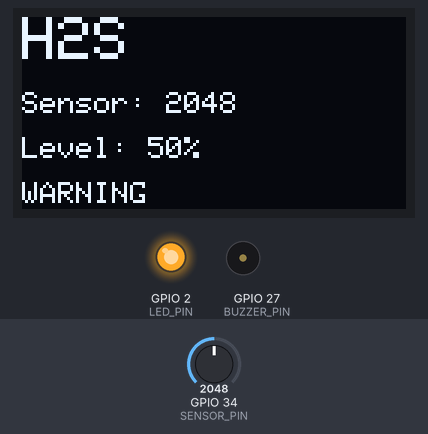
Recording of a program running on a simulated ESP32. Shown: 128×64 one-colour display, output pins drawn as LEDs (lit = HIGH), buzzer (waves = sounding, pin HIGH). The test bench sets the inputs (shaded band); at power-on: GPIO 34 (SENSOR_PIN) = 2048. What the program prints to the serial monitor is not drawn.

Above: at 2.7 s.
2.8 s: GPIO 34 (SENSOR_PIN) set to 2799
At 4.6 s:
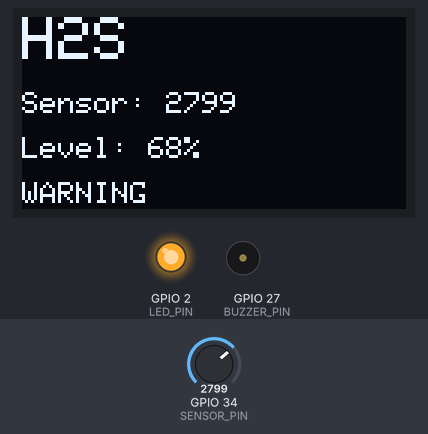
5.1 s: GPIO 34 (SENSOR_PIN) set to 2896
At 6.8 s:
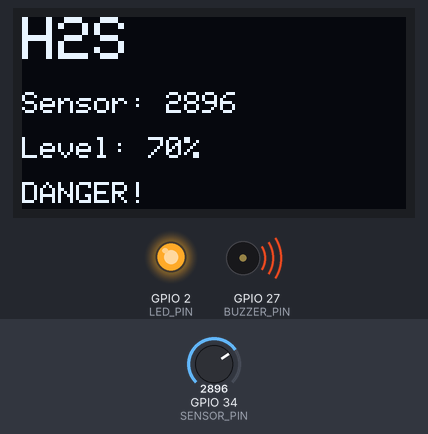
7.1 s: GPIO 34 (SENSOR_PIN) set to 1228
At 9.1 s:
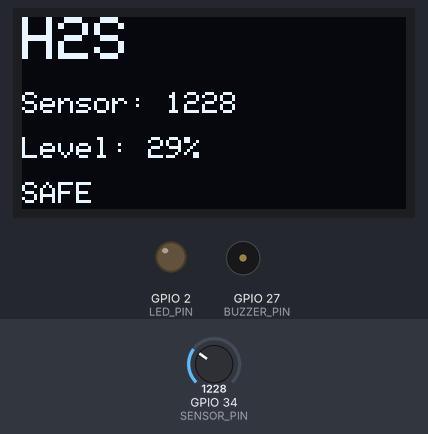
Timing chart, 0 to 10.6 s (numbered marks = the images above; inputs shaded):
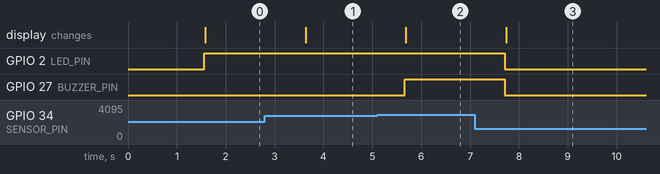

The program:

main.cpp
```cpp
#include <Arduino.h>
#include <Wire.h>
#include <Adafruit_GFX.h>
#include <Adafruit_SSD1306.h>

// -------------------------
// Pin Configuration
// -------------------------

#define SENSOR_PIN 34
#define LED_PIN 2
#define BUZZER_PIN 27

#define OLED_SDA 21
#define OLED_SCL 22
#define OLED_ADDRESS 0x3C

// -------------------------
// OLED Configuration
// -------------------------

#define SCREEN_WIDTH 128
#define SCREEN_HEIGHT 64

Adafruit_SSD1306 display(
    SCREEN_WIDTH,
    SCREEN_HEIGHT,
    &Wire,
    -1
);

// -------------------------
// Setup
// -------------------------

void setup()
{
    Serial.begin(115200);

    // Pins
    pinMode(SENSOR_PIN, INPUT);
    pinMode(LED_PIN, OUTPUT);
    pinMode(BUZZER_PIN, OUTPUT);

    digitalWrite(LED_PIN, LOW);
    digitalWrite(BUZZER_PIN, LOW);

    // I2C
    Wire.begin(OLED_SDA, OLED_SCL);

    // OLED
    if (!display.begin(SSD1306_SWITCHCAPVCC, OLED_ADDRESS))
    {
        Serial.println("OLED initialization failed!");
    }
    else
    {
        display.clearDisplay();
        display.setTextColor(SSD1306_WHITE);

        display.setTextSize(2);
        display.setCursor(10, 5);
        display.println("H2S");

        display.setTextSize(1);
        display.setCursor(10, 30);
        display.println("Safety Monitor");

        display.display();

        delay(1500);
    }

    Serial.println("H2S Safety Monitor Started");
}

// -------------------------
// Main Loop
// -------------------------

void loop()
{
    // Read sensor / potentiometer value
    int sensorValue = analogRead(SENSOR_PIN);

    // Convert to percentage
    int level = map(sensorValue, 0, 4095, 0, 100);

    // Keep value within range
    level = constrain(level, 0, 100);

    // Show value in Serial Monitor
    Serial.print("Sensor value: ");
    Serial.println(sensorValue);

    Serial.print("H2S level: ");
    Serial.print(level);
    Serial.println("%");

    // -------------------------
    // Display
    // -------------------------

    display.clearDisplay();

    display.setTextSize(2);
    display.setCursor(0, 0);
    display.println("H2S");

    display.setTextSize(1);
    display.setCursor(0, 25);
    display.print("Sensor: ");
    display.println(sensorValue);

    display.setCursor(0, 40);
    display.print("Level: ");
    display.print(level);
    display.println("%");

    // -------------------------
    // Alert Logic
    // -------------------------

    if (level >= 70)
    {
        // HIGH H2S indication
        digitalWrite(LED_PIN, HIGH);
        digitalWrite(BUZZER_PIN, HIGH);

        display.setCursor(0, 55);
        display.println("DANGER!");
    }
    else if (level >= 40)
    {
        // WARNING
        digitalWrite(LED_PIN, HIGH);
        digitalWrite(BUZZER_PIN, LOW);

        display.setCursor(0, 55);
        display.println("WARNING");
    }
    else
    {
        // SAFE
        digitalWrite(LED_PIN, LOW);
        digitalWrite(BUZZER_PIN, LOW);

        display.setCursor(0, 55);
        display.println("SAFE");
    }

    display.display();

    delay(1000);
}
```

Measured:
- the behaviour switches between 2866 and 2867 on GPIO 34 (SENSOR_PIN) (found by bisection; images 1 and 2)
- after the input at 2.8 s, the display: changes after 0.83 s (image 1)
- after the input at 5.1 s, GPIO 27 (BUZZER_PIN): LOW → HIGH after 0.56 s; the display: changes after 0.59 s (image 2)
- after the input at 7.1 s, GPIO 2 (LED_PIN), GPIO 27 (BUZZER_PIN): HIGH → LOW after 0.61 s; the display: changes after 0.64 s (image 3)
